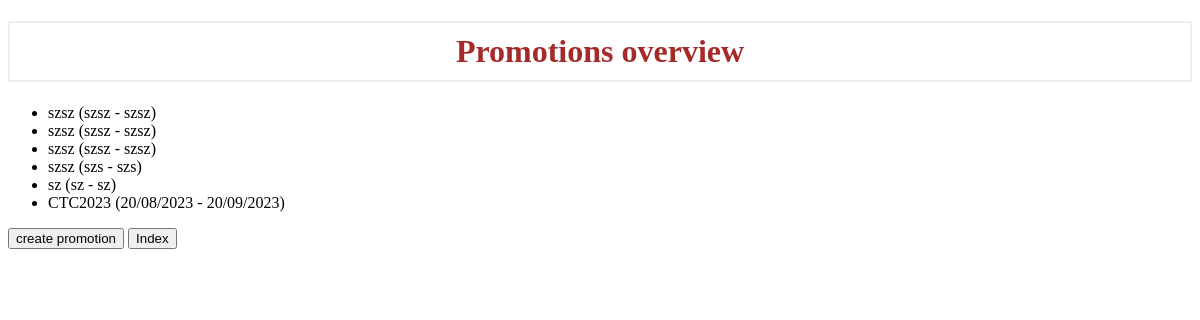
/promotions, run on an earlier commit of the app's database.
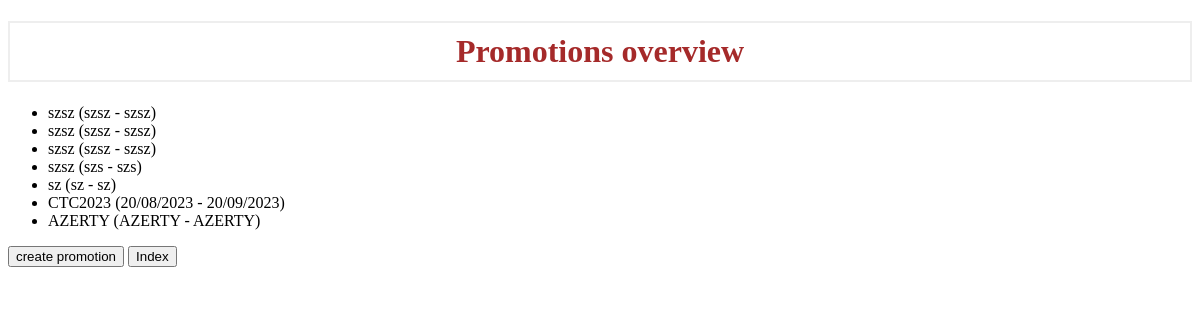
And on a later commit of the database.
### tables this page shows
CREATE TABLE promotion (
    PromotionID INTEGER PRIMARY KEY AUTOINCREMENT,
    PromotionName varchar(255),
    PromotionStartDate varchar(255),
    PromotionEndDate varchar(255),
    PromotionNationality varchar(255)
);

### app.py (the view)
@app.route('/promotions', methods=['GET'])
def list_promotions():
    conn = sqlite3.connect(DATABASE)
    cursor = conn.cursor()
    cursor.execute("SELECT * FROM promotion")
    columns = [column[0] for column in cursor.description]
    rows = cursor.fetchall()
    result_list = [dict(zip(columns, row)) for row in rows]
    conn.close()
    return render_template('promotion.html', promotions=result_list)

### templates/promotion.html (shortened to what this page needs)
<!DOCTYPE html>
<html>
<head>
    <link rel="stylesheet" href="static/css/style.css">
</head>
<body>
    <h1>Promotions overview</h1>
    <ul>
        {% for promotion in promotions %}
            <li>{{ promotion.PromotionName }} ({{ promotion.PromotionStartDate }} - {{ promotion.PromotionEndDate }})</li>
        {% endfor %}
    </ul>
    <button onclick="window.location.href = '/create_promotion';">create promotion</button>
    <button onclick="window.location.href = '/';">Index</button>
</body>
</html>

### static/css/style.css (style rules this page uses)
h1 { border: 2px #eee solid; color: brown; text-align: center; padding: 10px; }

What changed in the data, as far as the page shows it:
added promotion: PromotionName "AZERTY", PromotionStartDate "AZERTY", PromotionEndDate "AZERTY"
